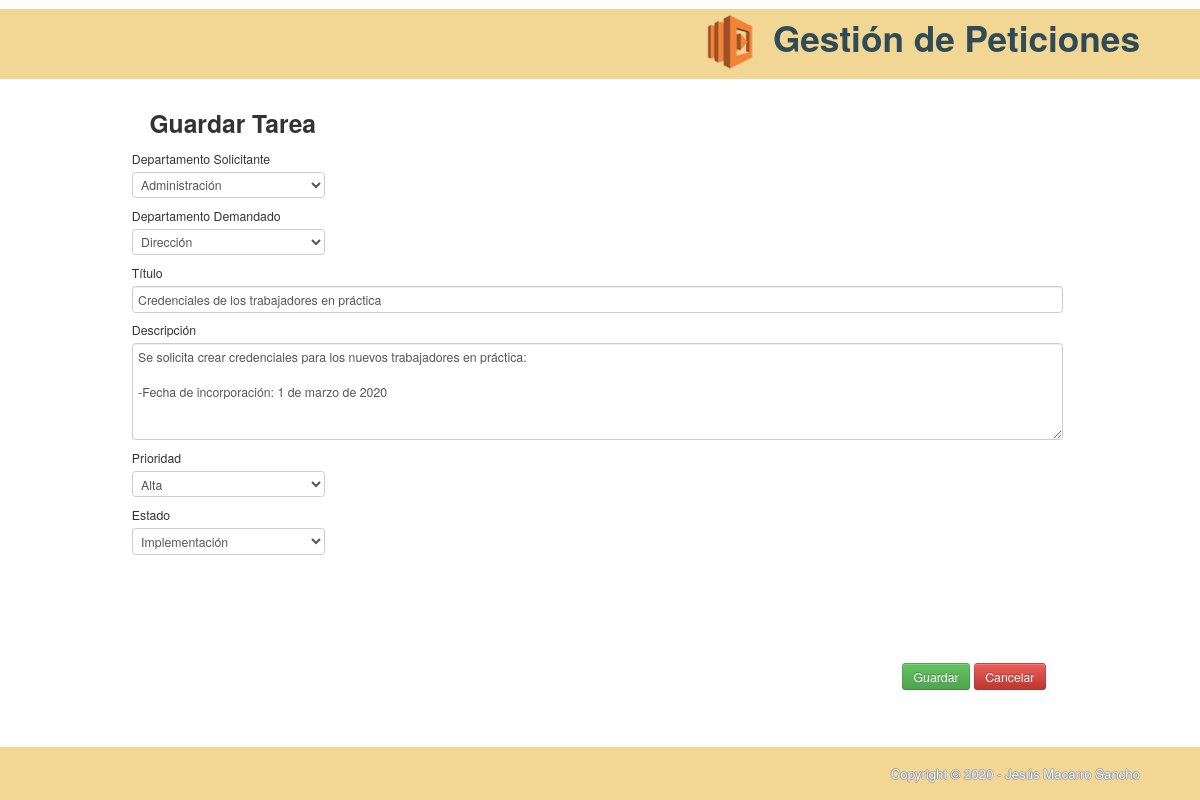
Page /tareas/guardar/2 on the committed database.
### tables this page shows
CREATE TABLE `tareas`(
    `id_tarea` INT(5) NOT NULL AUTO_INCREMENT COMMENT 'Identificador de la tarea.',
    `dpto_solicitante` TINYINT NOT NULL COMMENT 'Departamento que solicita la tarea.',
    `dpto_demandado` TINYINT NOT NULL COMMENT 'Departamento al que se le demanda la tarea.',
    `titulo_tarea` VARCHAR(200) NOT NULL COMMENT 'Título de la tarea.',
    `descripcion_tarea` TEXT NOT NULL COMMENT 'Descripción de la tarea.',
    `prioridad_tarea` TINYINT NOT NULL COMMENT 'Prioridad para la realización de la tarea.',
    `estado_tarea` TINYINT NOT NULL COMMENT 'Estado en el que se encuentra la tarea.',
    PRIMARY KEY(`id_tarea`)
);

### application/controllers/Tareas.php (called while the page is built, shortened)
<?php
class Tareas extends CI_Controller {
    public function guardar ($id_tarea = null) {
        $data = array ();
        $this -> load -> model ('tarea_model');
        $this -> load -> model ('departamento_model');
        $this -> load -> model ('prioridad_model');
        $this -> load -> model ('estado_model');
        $data['dptos'] = $this -> departamento_model -> obtener_departamentos ();
        $data['prioridades'] = $this -> prioridad_model -> obtener_prioridades ();
        $data['estados'] = $this -> estado_model -> obtener_estados ();
        if ($id_tarea) {
            $tarea = $this -> tarea_model -> obtener_por_id ($id_tarea);
            $data['id_tarea'] = $tarea -> id_tarea;
            $data['dpto_solicitante'] = $tarea -> dpto_solicitante;
            $data['dpto_demandado'] = $tarea -> dpto_demandado;
            $data['titulo_tarea'] = $tarea -> titulo_tarea;
            $data['descripcion_tarea'] = $tarea -> descripcion_tarea;
            $data['prioridad_tarea'] = $tarea -> prioridad_tarea;
            $data['estado_tarea'] = $tarea -> estado_tarea;
        }
        $this -> load -> view ('tareas/header');
        $this -> load -> view ('tareas/guardar', $data);
        $this -> load -> view ('tareas/footer');
    }
}

### index.php (called while the page is built, shortened)
<?php
require_once BASEPATH.'core/CodeIgniter.php';

### application/models/Tarea_model.php (called while the page is built, shortened)
<?php
class Tarea_model extends CI_Model {
   public function obtener_por_id ($id_tarea) {
      $this -> db -> select ('tareas.id_tarea, dpto_solicitante, dpto_demandado, titulo_tarea, descripcion_tarea, prioridad_tarea, estado_tarea, id_prioridad, descripcion_prioridad, sol.id_dpto, sol.nombre_dpto dpto_sol, dem.id_dpto, dem.nombre_dpto dpto_dem, id_estado, descripcion_estado');
      $this -> db -> from ('tareas');
      $this -> db -> join ('prioridades', 'prioridad_tarea = id_prioridad');
      $this -> db -> join ('departamentos sol', 'dpto_solicitante = sol.id_dpto');
      $this -> db -> join ('departamentos dem', 'dpto_demandado = dem.id_dpto');
      $this -> db -> join ('estados', 'estado_tarea = id_estado');
      $this -> db -> where ('id_tarea', $id_tarea);
      $consulta = $this -> db -> get ();
      $resultado = $consulta -> row ();
      return $resultado;
   }
}

### application/models/Departamento_model.php (called while the page is built, shortened)
<?php
class Departamento_model extends CI_Model {
    public function obtener_departamentos () {
        $this -> db -> select ('id_dpto, nombre_dpto');
        $this -> db -> from ('departamentos');
        $this -> db -> order_by ('id_dpto', 'asc');
        $consulta = $this -> db -> get ();
        $resultado = $consulta -> result ();
        return $resultado;
    }
}

### application/models/Prioridad_model.php (called while the page is built, shortened)
<?php
class Prioridad_model extends CI_Model {
    public function obtener_prioridades () {
        $this -> db -> select ('id_prioridad, descripcion_prioridad');
        $this -> db -> from ('prioridades');
        $consulta = $this -> db -> get ();
        $resultado = $consulta -> result ();
        return $resultado;
    }
}

### application/models/Estado_model.php (called while the page is built, shortened)
<?php
class Estado_model extends CI_Model {
    public function obtener_estados () {
        $this -> db -> select ('id_estado, descripcion_estado');
        $this -> db -> from ('estados');
        $consulta = $this -> db -> get ();
        $resultado = $consulta -> result ();
        return $resultado;
    }
}

### application/views/tareas/guardar.php (the view)
<h1> Guardar Tarea </h1>
<form method="post" action="<?php echo base_url () ?>tareas/guardar_post/<?php echo $id_tarea ?>">
    <div class="row">
        <label> Departamento Solicitante </label>
        <select name="dpto_solicitante">
            <?php foreach ($dptos as $item): ?>
                <?php if ($item -> id_dpto == $dpto_solicitante): ?>
                    <option value="<?php echo $item -> nombre_dpto ?>" selected><?php echo $item -> nombre_dpto ?></option>
                <?php else: ?>
                    <option value="<?php echo $item -> nombre_dpto ?>" ><?php echo $item -> nombre_dpto ?></option>
                <?php endif; ?>
            <?php endforeach; ?>
        </select>
        <label> Departamento Demandado </label>
        <select name="dpto_demandado">
            <?php foreach ($dptos as $item): ?>
                <?php if ($item -> id_dpto == $dpto_demandadado): ?>
                    <option value="<?php echo $item -> nombre_dpto ?>" selected><?php echo $item -> nombre_dpto ?></option>
                <?php else: ?>
                    <option value="<?php echo $item -> nombre_dpto ?>" ><?php echo $item -> nombre_dpto ?></option>
                <?php endif; ?>
            <?php endforeach; ?>
        </select>
    </div>
    <div class="row">
        <label> Título </label>
        <input type="text" name="titulo_tarea" required="required" style="width: 100%;" value="<?php echo $titulo_tarea ?>" />
    </div>
    <div class="row">
        <label> Descripción </label>
        <textarea name="descripcion_tarea" cols="100" rows="5" required="required" style="width: 100%;"><?php echo $descripcion_tarea; ?></textarea>
    </div>
    <div class="row">
        <label> Prioridad </label>
        <select name="prioridad_tarea">
            <?php foreach ($prioridades as $item): ?>
                <?php if ($item -> id_prioridad == $prioridad_tarea): ?>
                    <option value="<?php echo $item -> descripcion_prioridad ?>" selected><?php echo $item -> descripcion_prioridad ?></option>
                <?php else: ?>
                    <option value="<?php echo $item -> descripcion_prioridad ?>" ><?php echo $item -> descripcion_prioridad ?></option>
                <?php endif; ?>
            <?php endforeach; ?>
        </select>
        <label> Estado </label>
        <?php if ($id_tarea == null): ?>
            <input type="text" value="<?php echo $estado_tarea ?>" disabled />
        <?php else: ?>
            <select name="estado_tarea">
            <?php foreach ($estados as $item): ?>
                <?php if ($item -> id_estado == $estado_tarea): ?>
                    <option value="<?php echo $item -> descripcion_estado ?>" selected><?php echo $item -> descripcion_estado ?></option>
                <?php else: ?>
                    <option value="<?php echo $item -> descripcion_estado ?>" ><?php echo $item -> descripcion_estado ?></option>
                <?php endif; ?>
            <?php endforeach; ?>
            </select>
        <?php endif; ?>
    </div>
    <div class="rowbutton">
        <input type="submit" class="btn btn-success" value="Guardar" title="Guardar" />
        <a class="btn btn-danger" href="<?php echo base_url () ?>tareas" title="Cancelar"> Cancelar </a>
    </div>
</form>

### rows in the picture
tareas: titulo_tarea "Credenciales de los trabajadores en práctica", descripcion_tarea "Se solicita crear credenciales para los nuevos trabajadores en práctica: -Fecha de incorporación: 1 de marzo de 2020"

### other values in the picture
form field dpto_solicitante "Administración"
form field dpto_demandado "Dirección"
form field prioridad_tarea "Alta"
form field estado_tarea "Implementación"
